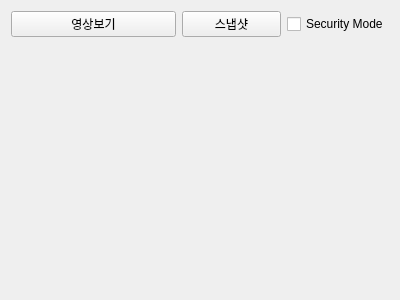
<?xml version="1.0" encoding="UTF-8"?>
<ui version="4.0">
 <class>Tab6CamSecurity</class>
 <widget class="QWidget" name="Tab6CamSecurity">
  <property name="geometry">
   <rect>
    <x>0</x>
    <y>0</y>
    <width>400</width>
    <height>300</height>
   </rect>
  </property>
  <property name="windowTitle">
   <string>Form</string>
  </property>
  <layout class="QVBoxLayout" name="verticalLayout_3" stretch="1,9">
   <item>
    <layout class="QHBoxLayout" name="horizontalLayout_2" stretch="5,3,2">
     <item>
      <widget class="QPushButton" name="pPBCamView">
       <property name="text">
        <string>영상보기</string>
       </property>
       <property name="checkable">
        <bool>true</bool>
       </property>
      </widget>
     </item>
     <item>
      <widget class="QPushButton" name="pPBsnapShot">
       <property name="text">
        <string>스냅샷</string>
       </property>
      </widget>
     </item>
     <item>
      <widget class="QCheckBox" name="pCBsecurityMode">
       <property name="text">
        <string>Security Mode</string>
       </property>
      </widget>
     </item>
    </layout>
   </item>
   <item>
    <layout class="QVBoxLayout" name="verticalLayout">
     <item>
      <widget class="QLabel" name="pTLcamView">
       <property name="text">
        <string/>
       </property>
      </widget>
     </item>
    </layout>
   </item>
  </layout>
 </widget>
 <resources/>
 <connections/>
</ui>
